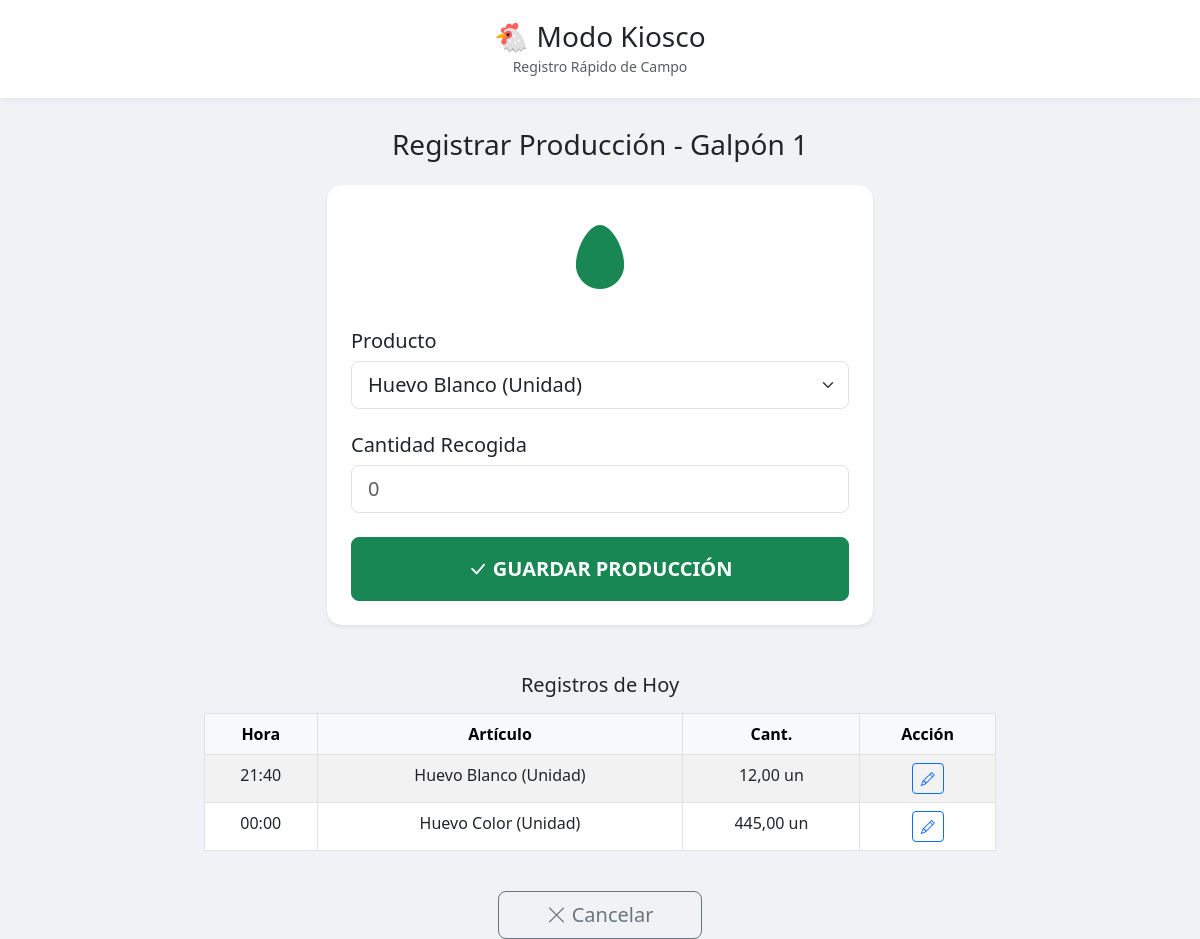
Page /kiosco/lote/1/produccion/ on the committed database.
### Gestion/models.py (models this page shows, shortened)
class Lote(models.Model):
    id_lote = models.AutoField(primary_key=True)
    galpon = models.ForeignKey(Galpon, on_delete=models.CASCADE)
    raza = models.CharField(max_length=100)
    fecha_inicio = models.DateField(default=timezone.now)
    aves_iniciales = models.IntegerField()
    aves_actuales = models.IntegerField(editable=False) # Updated by signal
    estado = models.BooleanField(default=True) # Active=True, Closed=False
    fecha_proxima_vacuna = models.DateField(null=True, blank=True)

class Galpon(models.Model):
    id_galpon = models.AutoField(primary_key=True)
    nombre = models.CharField(max_length=100)
    capacidad_max = models.IntegerField()

class MovimientoInterno(models.Model):
    id_movimiento = models.AutoField(primary_key=True)
    lote = models.ForeignKey(Lote, on_delete=models.CASCADE)
    articulo = models.ForeignKey(Articulo, on_delete=models.CASCADE)
    tipo_movimiento = models.CharField(
        max_length=20,
        choices=TipoMovimiento.choices
    )
    cantidad = models.DecimalField(max_digits=10, decimal_places=2)
    fecha = models.DateTimeField(default=timezone.now)
    def __str__(self):
        return f"{self.get_tipo_movimiento_display()} - {self.articulo.nombre}"

class Articulo(models.Model):
    id_articulo = models.AutoField(primary_key=True)
    class UnidadMedida(models.TextChoices):
        UNIDAD = 'Unidad', 'Unidad'
        KG = 'Kg', 'Kg'
        LITRO = 'Litro', 'Litro'
    nombre = models.CharField(max_length=200)
    tipo = models.CharField(max_length=20, choices=TipoArticulo.choices)
    unidad_medida = models.CharField(max_length=50, choices=UnidadMedida.choices, default=UnidadMedida.UNIDAD)
    controlar_stock = models.BooleanField(default=True)
    stock_actual = models.DecimalField(max_digits=10, decimal_places=2, default=0)
    stock_minimo = models.DecimalField(max_digits=10, decimal_places=2, default=0)
    precio_referencia = models.DecimalField(max_digits=10, decimal_places=2, default=0, help_text="Precio base para compras o ventas")
    es_insumo_receta = models.BooleanField(default=False, help_text="Marcar si es un envase o insumo auxiliar para recetas (no se muestra en Kiosco)")

### Kiosco/views.py (the view, shortened to what this page needs)
# urls.py: path('lote/<int:lote_id>/produccion/', views.registrar_produccion, name='kiosco-produccion'),
def registrar_produccion(request, lote_id):
    lote = get_object_or_404(Lote, pk=lote_id)
    productos = Articulo.objects.filter(tipo=TipoArticulo.PRODUCTO, es_insumo_receta=False).order_by('nombre')
    movimientos = MovimientoInterno.objects.filter(
        lote=lote,
        tipo_movimiento=TipoMovimiento.PRODUCCION,
        fecha__date=timezone.now()
    ).order_by('-fecha')
    print(movimientos)
    return render(request, 'Kiosco/form_produccion.html', {'lote': lote, 'productos': productos, 'movimientos': movimientos})

### Kiosco/templates/Kiosco/form_produccion.html (shortened to what this page needs)
{% extends 'Kiosco/base_kiosco.html' %}
{% block content %}
<h3 class="text-center mb-4">Registrar Producción - {{ lote.galpon.nombre }}</h3>
<div class="row justify-content-center">
    <div class="col-md-6">
        <div class="card p-4 shadow-sm border-0" style="border-radius: 15px;">
            <div class="text-center mb-4">
                <i class="bi bi-egg-fill text-success" style="font-size: 4rem;"></i>
            </div>
            <form method="post">
                <div class="mb-4">
                    <label class="form-label h5">Producto</label>
                    <select name="articulo" class="form-select form-select-lg" required>
                        {% for item in productos %}
                        <option value="{{ item.pk }}">{{ item.nombre }}</option>
                        {% endfor %}
                    </select>
                </div>
                <div class="mb-4">
                    <label class="form-label h5">Cantidad Recogida</label>
                    <input type="number" step="1" name="cantidad" class="form-control form-control-lg" placeholder="0"
                        required>
                </div>
                <button type="submit" class="btn btn-success btn-lg w-100 py-3 fw-bold">
                    <i class="bi bi-check-lg"></i> GUARDAR PRODUCCIÓN
                </button>
            </form>
        </div>
    </div>
</div>
</div>
<div class="row justify-content-center mt-5">
    <div class="col-md-8">
        <h5 class="text-center mb-3">Registros de Hoy</h5>
        <div class="table-responsive">
            <table class="table table-bordered table-striped text-center">
                <thead class="table-light">
                    <tr>
                        <th>Hora</th>
                        <th>Artículo</th>
                        <th>Cant.</th>
                        <th>Acción</th>
                    </tr>
                </thead>
                <tbody>
                    {% for m in movimientos %}
                    <tr>
                        <td>{{ m.fecha|date:"H:i" }}</td>
                        <td>{{ m.articulo.nombre }}</td>
                        <td>{{ m.cantidad }} {{ m.articulo.unidad_medida }}</td>
                        <td>
                            <a href="{% url 'kiosco-movimiento-edit' m.pk %}" class="btn btn-sm btn-outline-primary">
                                <i class="bi bi-pencil"></i>
                            </a>
                        </td>
                    </tr>
                    {% empty %}
                    <tr>
                        <td colspan="4" class="text-muted">Sin registros hoy</td>
                    </tr>
                    {% endfor %}
                </tbody>
            </table>
        </div>
    </div>
</div>
<div class="text-center mt-4">
    <a href="{% url 'kiosco-menu' lote.pk %}" class="btn btn-outline-secondary btn-lg px-5">
        <i class="bi bi-x-lg"></i> Cancelar
    </a>
</div>
{% endblock %}

### Kiosco/templates/Kiosco/base_kiosco.html (style rules this page uses)
body { background-color: #f0f2f5; }

### rows in the picture
Lote: galpon.nombre "Galpón 1"
MovimientoInterno: fecha "21:40", articulo.nombre "Huevo Blanco (Unidad)", cantidad "12,00", articulo.unidad_medida "un"
MovimientoInterno: fecha "00:00", articulo.nombre "Huevo Color (Unidad)", cantidad "445,00", articulo.unidad_medida "un"

### other values in the picture
form field articulo "Huevo Blanco (Unidad)"
